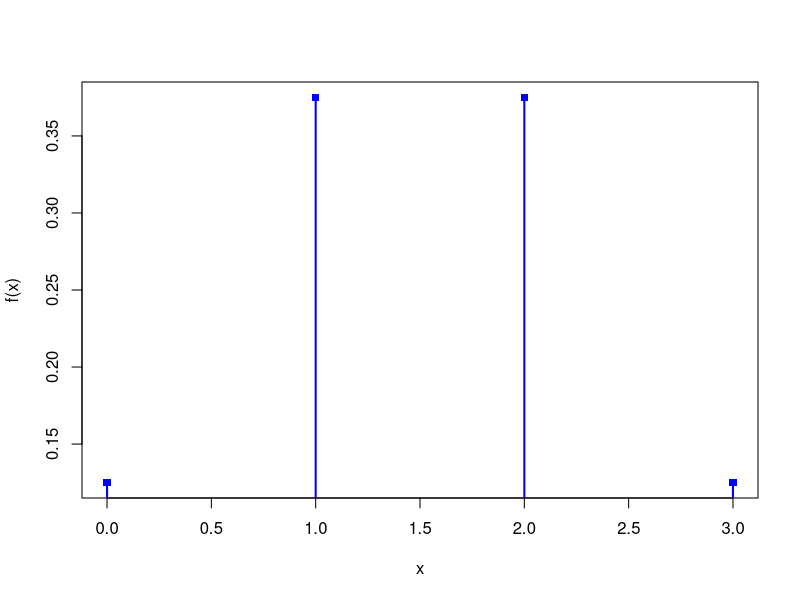
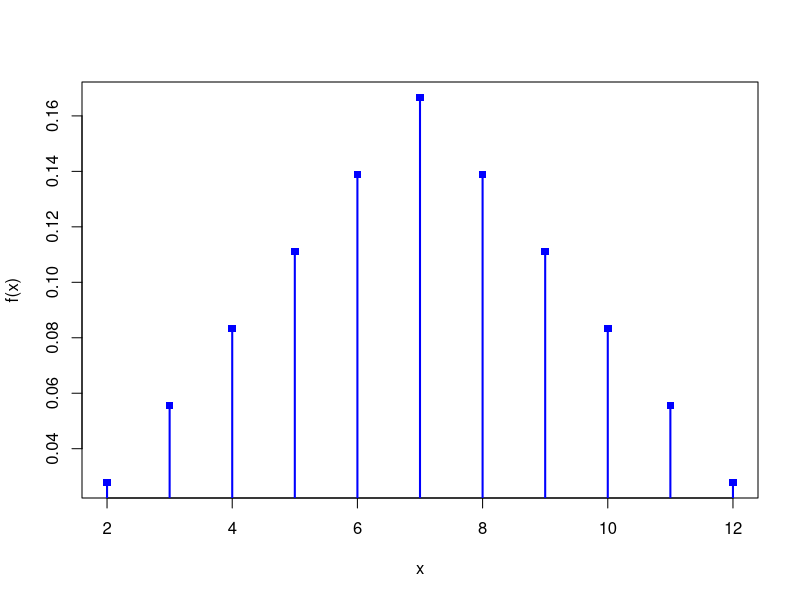
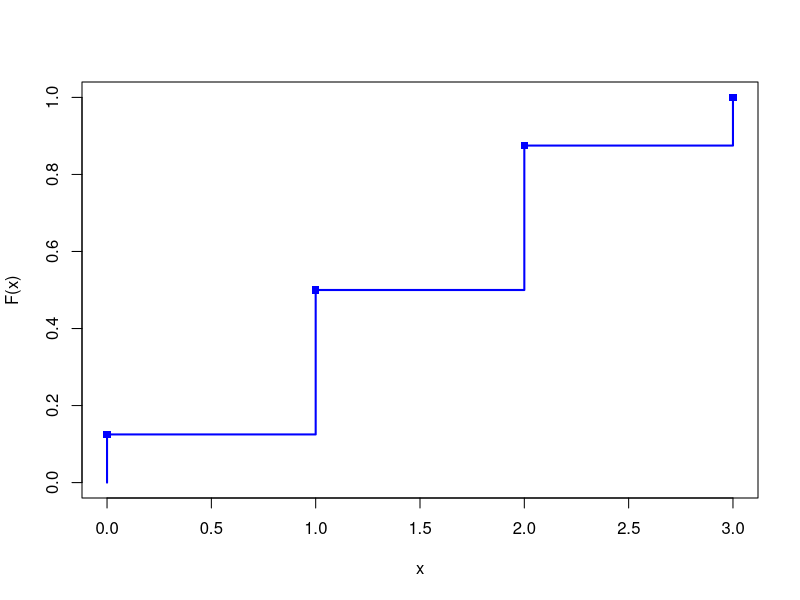
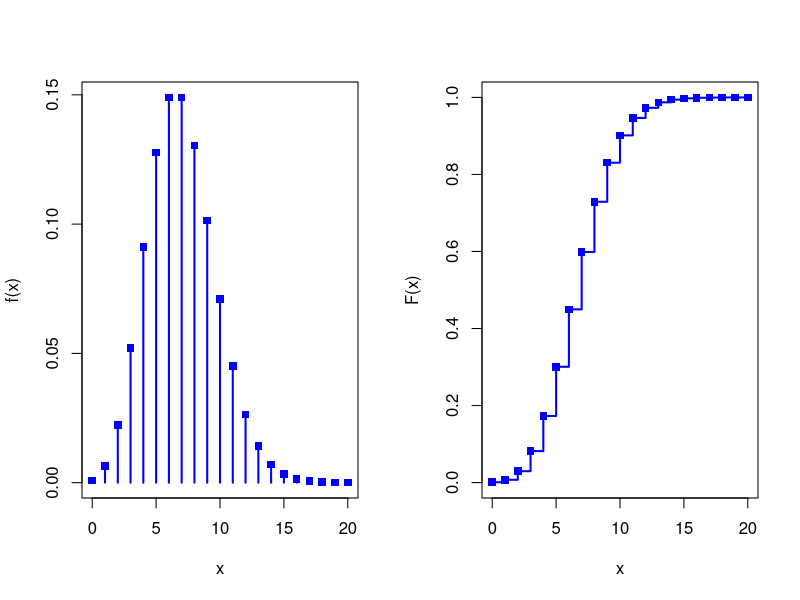

R code for these plots, in order:
## ---- chunk 1
knitr::opts_chunk$set(echo = TRUE)
## ---- chunk 2
# valores de la variable
x <- 0:3
# f.m.p.
fx <- c(1, 3, 3, 1)/8
# gráfico
plot(x = x, y = fx, xlab = "x", ylab = "f(x)", pch = 15, col = "blue")
segments(x0 = x, y0 = 0, x1 = x, y1 = fx, lwd = 2, col = "blue")
## ---- chunk 3
f <- function(x) (6-abs(7-x))/36 
f(3)
## ---- chunk 4
f(2)+f(3)+f(4)
## ---- chunk 5
f(3)+f(4)+f(5)+f(6)
## ---- chunk 6
f(3)+f(4)+f(5)
## ---- chunk 7
#valores de la variable
x <- 2:12
#calculo de la función de probabilidad para cada valor de la variable
fx <- f(x)
cbind(x, fx)
#Función de probabilidad
plot(x = x, y = fx, xlab = "x", ylab = "f(x)", pch = 15, col = "blue")
segments(x0 = x, y0 = 0, x1 = x, y1 = fx, lwd = 2, col = "blue")
## ---- chunk 8
# valores de la variable
x <- 0:3
# f.m.p.
fx <- c(1, 3, 3, 1)/8
# f.d.a.
Fx <- cumsum(fx)
plot(x = c(0, x), y = c(0, Fx), type = "s", xlab = "x", ylab = "F(x)", col = "blue", lwd = 2)
points(x, Fx, col = "blue", pch = 15)
## ---- chunk 9
# valores de la variable
x <- 0:20
# f.m.p.
fx <- (7^x)*exp(-7)/factorial(x)
Fx <- cumsum(fx)
print(cbind(x,Fx))
## ---- chunk 10
# valores de la variable
x <- 0:20
# f.m.p.
fx <- (7^x)*exp(-7)/factorial(x)
Fx <- cumsum(fx)
# gráficos
par(mfrow = c(1,2))
# f.m.p
plot(x = x, y = fx, xlab = "x", ylab = "f(x)", pch = 15, col = "blue")
segments(x0 = x, y0 = 0, x1 = x, y1 = fx, lwd = 2, col = "blue")
# f.d.a.
plot(x = c(0, x), y = c(0, Fx), type = "s", xlab = "x", ylab = "F(x)", col = "blue", lwd = 2)
points(x, Fx, col = "blue", pch = 15)
